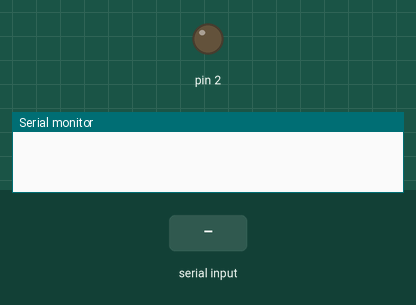
A sketch run on a simulated Arduino Uno, built with avr-gcc and run on an emulated ATmega328P. On the bench: output pins drawn as LEDs (lit = HIGH), the last lines printed to the serial monitor. The test bench sets the inputs (shaded band).

Above: at 1.2 s.
1.3 s: "1\n" received over Serial
At 2.2 s:
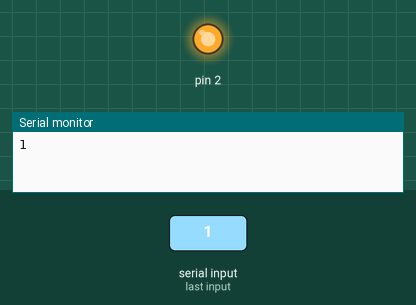
Timing chart, 0 to 4.3 s (numbered marks = the images above; inputs shaded):
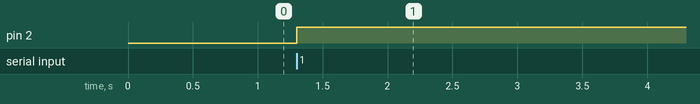

Measured:
- after the input at 1.3 s, pin 2: LOW → HIGH at once

The sketch:

XOR___.ino
```cpp
byte Cur_LED;
void setup() {
  pinMode(2, OUTPUT);
  Serial.begin(96000);
  digitalWrite(2, LOW);

}

void loop() {
  if (Serial.available()) {
    int i = Serial.parseInt();
    Serial.println(i);
    if (i == 1) {
      Cur_LED = Cur_LED ^ 1;
      digitalWrite(2, Cur_LED);
    }
  }

}
```
